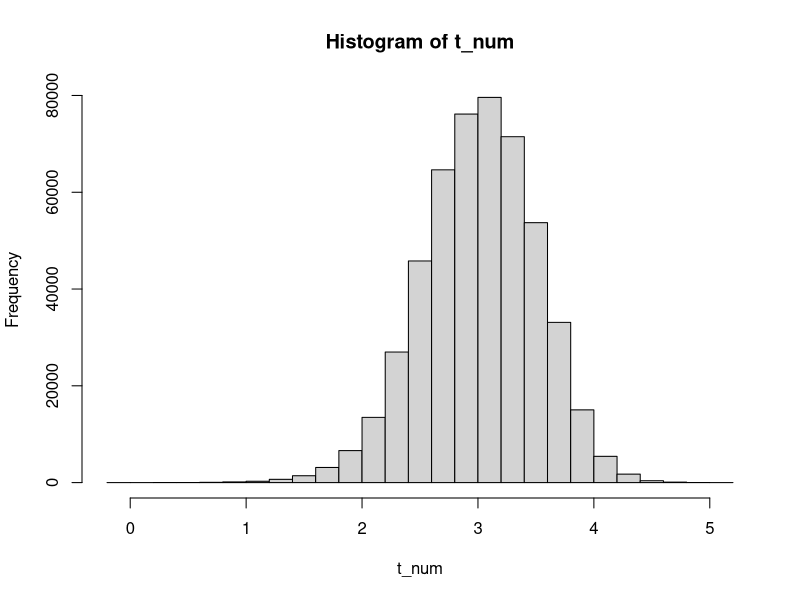
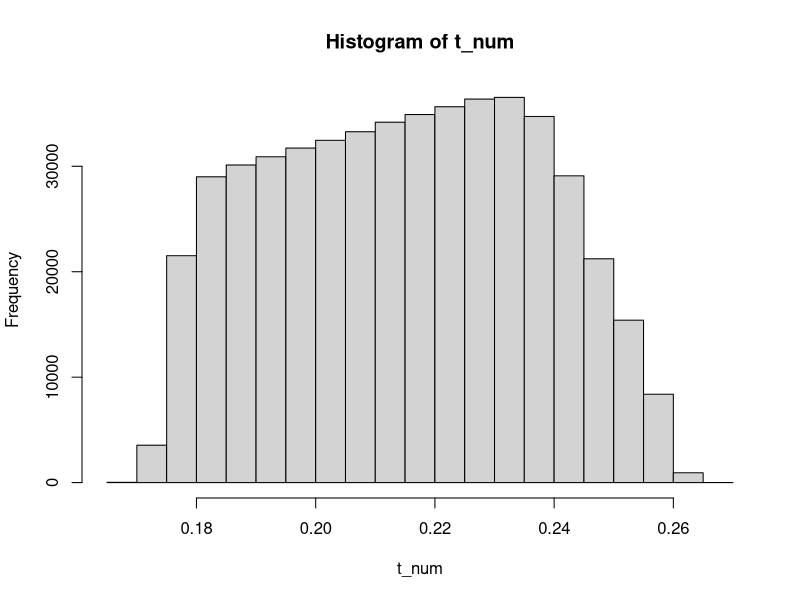

R code for these plots, in order:
## ---- chunk 1
knitr::opts_chunk$set(echo = TRUE)
## ---- chunk 2
TT <-  100
n <- 50
S <- 10000
phi <- 0.8
## ---- chunk 3
alpha_f <- function(y){
  ax1 <- 0
  ax2 <- 0 
  for(i in 1:(length(y)-1)){
    ax1 <- ax1 + y[i]*y[i+1]
    ax2 <- ax2 + y[i]*y[i]
  }
  alpha <- ax1/ax2 - 0.2
  return(alpha)
}

s_f <- function(y, alpha){
  axs <- 0
  ax <- 0
  for(i in  1:(length(y)-1)){
    axs <- axs + (y[i+1]-y[i]-alpha*y[i])^2
    ax <- ax + y[i]^2
  }
  axs <- axs/(length(y)-1)
  ax <- ax^0.5
  s <- axs/ax
  return(s)
}

t_f <- function(y){
  alp <- alpha_f(y)
  s <- s_f(y, alp)
  t <- alp/s
  return(t)
}
## ---- chunk 4
axi <- 1
all_t <- list()

for(j in 1:S){
  wn <- rnorm(TT+n)
  y <- rep(0, TT+n)
  for(i in 1:(TT+n-1)){
    y[i+1] <- phi*y[i]+wn[i]
  }

  for(i in 1:n){
    all_t[[axi]] <- t_f(y[i:TT+i])
    axi <- axi+1
  }
}
## ---- chunk 5
t_num <- unlist(all_t)
hist(t_num)
## ---- chunk 6
interc <- 10

axi <- 1
all_t <- list()

for(j in 1:S){
  wn <- rnorm(TT+n)
  y <- rep(0, TT+n)
  y[1] <- interc
  for(i in 1:(TT+n-1)){
    y[i+1] <- interc+phi*y[i]+wn[i]
  }

  for(i in 1:n){
    all_t[[axi]] <- t_f(y[i:TT+i])
    axi <- axi+1
  }
}
## ---- chunk 7
t_num <- unlist(all_t)
hist(t_num)
